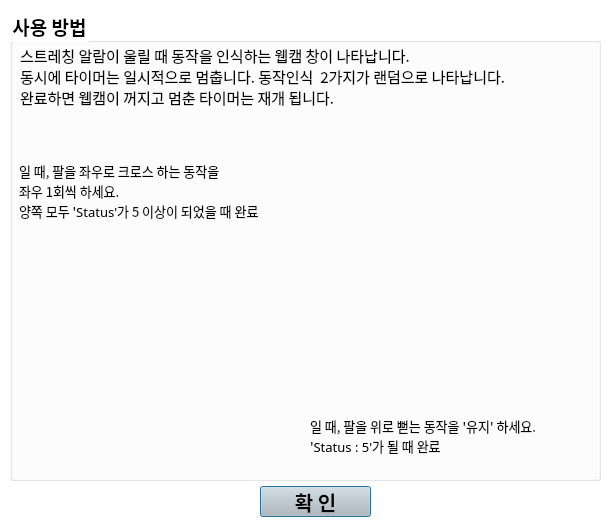
<?xml version="1.0" encoding="UTF-8"?>
<ui version="4.0">
 <class>Dialog</class>
 <widget class="QDialog" name="Dialog">
  <property name="geometry">
   <rect>
    <x>0</x>
    <y>0</y>
    <width>613</width>
    <height>526</height>
   </rect>
  </property>
  <property name="windowTitle">
   <string>스트레칭알람이-사용방법</string>
  </property>
  <property name="styleSheet">
   <string notr="true">background-color: rgb(255, 255, 255);</string>
  </property>
  <widget class="QPushButton" name="btn_ok">
   <property name="geometry">
    <rect>
     <x>260</x>
     <y>486</y>
     <width>111</width>
     <height>31</height>
    </rect>
   </property>
   <property name="font">
    <font>
     <family>한국기계연구원_Light</family>
     <pointsize>15</pointsize>
     <weight>75</weight>
     <bold>true</bold>
    </font>
   </property>
   <property name="cursor">
    <cursorShape>PointingHandCursor</cursorShape>
   </property>
   <property name="styleSheet">
    <string notr="true">background-color: rgb(191, 191, 191);</string>
   </property>
   <property name="text">
    <string>확 인</string>
   </property>
  </widget>
  <widget class="QGroupBox" name="groupBox">
   <property name="geometry">
    <rect>
     <x>10</x>
     <y>10</y>
     <width>591</width>
     <height>471</height>
    </rect>
   </property>
   <property name="font">
    <font>
     <family>한국기계연구원_Light</family>
     <pointsize>14</pointsize>
     <weight>75</weight>
     <bold>true</bold>
    </font>
   </property>
   <property name="styleSheet">
    <string notr="true">background-color: rgb(255, 255, 255, 0);</string>
   </property>
   <property name="title">
    <string>사용 방법</string>
   </property>
   <widget class="QLabel" name="label_5">
    <property name="geometry">
     <rect>
      <x>10</x>
      <y>31</y>
      <width>571</width>
      <height>71</height>
     </rect>
    </property>
    <property name="font">
     <font>
      <family>한컴 말랑말랑 Regular</family>
      <pointsize>11</pointsize>
      <weight>50</weight>
      <bold>false</bold>
     </font>
    </property>
    <property name="styleSheet">
     <string notr="true"/>
    </property>
    <property name="text">
     <string>스트레칭 알람이 울릴 때 동작을 인식하는 웹캠 창이 나타납니다. 
동시에 타이머는 일시적으로 멈춥니다. 동작인식  2가지가 랜덤으로 나타납니다.
완료하면 웹캠이 꺼지고 멈춘 타이머는 재개 됩니다.</string>
    </property>
   </widget>
   <widget class="QLabel" name="label_2">
    <property name="geometry">
     <rect>
      <x>300</x>
      <y>120</y>
      <width>261</width>
      <height>251</height>
     </rect>
    </property>
    <property name="text">
     <string/>
    </property>
    <property name="pixmap">
     <pixmap>armsup.png</pixmap>
    </property>
    <property name="scaledContents">
     <bool>true</bool>
    </property>
   </widget>
   <widget class="QLabel" name="label_3">
    <property name="geometry">
     <rect>
      <x>50</x>
      <y>217</y>
      <width>241</width>
      <height>251</height>
     </rect>
    </property>
    <property name="text">
     <string/>
    </property>
    <property name="pixmap">
     <pixmap>stretching2.png</pixmap>
    </property>
    <property name="scaledContents">
     <bool>true</bool>
    </property>
   </widget>
   <widget class="QLabel" name="label_7">
    <property name="geometry">
     <rect>
      <x>300</x>
      <y>400</y>
      <width>281</width>
      <height>51</height>
     </rect>
    </property>
    <property name="font">
     <font>
      <family>한컴 말랑말랑 Regular</family>
      <pointsize>10</pointsize>
      <weight>50</weight>
      <bold>false</bold>
     </font>
    </property>
    <property name="styleSheet">
     <string notr="true">background-color: rgb(255, 255, 255, 0);</string>
    </property>
    <property name="text">
     <string>일 때, 팔을 위로 뻗는 동작을 '유지' 하세요.
'Status : 5'가 될 때 완료</string>
    </property>
   </widget>
   <widget class="QLabel" name="label_8">
    <property name="geometry">
     <rect>
      <x>300</x>
      <y>370</y>
      <width>261</width>
      <height>31</height>
     </rect>
    </property>
    <property name="text">
     <string/>
    </property>
    <property name="pixmap">
     <pixmap>제목 없음.png</pixmap>
    </property>
    <property name="scaledContents">
     <bool>true</bool>
    </property>
   </widget>
   <widget class="QLabel" name="label_9">
    <property name="geometry">
     <rect>
      <x>9</x>
      <y>150</y>
      <width>251</width>
      <height>41</height>
     </rect>
    </property>
    <property name="font">
     <font>
      <family>한컴 말랑말랑 Regular</family>
      <pointsize>10</pointsize>
      <weight>50</weight>
      <bold>false</bold>
     </font>
    </property>
    <property name="styleSheet">
     <string notr="true">background-color: rgb(255, 255, 255, 0);</string>
    </property>
    <property name="text">
     <string>일 때, 팔을 좌우로 크로스 하는 동작을
좌우 1회씩 하세요.</string>
    </property>
   </widget>
   <widget class="QLabel" name="label_10">
    <property name="geometry">
     <rect>
      <x>9</x>
      <y>116</y>
      <width>301</width>
      <height>31</height>
     </rect>
    </property>
    <property name="text">
     <string/>
    </property>
    <property name="pixmap">
     <pixmap>제목 없음1.png</pixmap>
    </property>
    <property name="scaledContents">
     <bool>true</bool>
    </property>
   </widget>
   <widget class="QLabel" name="label_13">
    <property name="geometry">
     <rect>
      <x>9</x>
      <y>180</y>
      <width>301</width>
      <height>41</height>
     </rect>
    </property>
    <property name="font">
     <font>
      <family>한컴 말랑말랑 Regular</family>
      <pointsize>10</pointsize>
      <weight>50</weight>
      <bold>false</bold>
     </font>
    </property>
    <property name="styleSheet">
     <string notr="true">background-color: rgb(255, 255, 255, 0);</string>
    </property>
    <property name="text">
     <string>양쪽 모두 'Status'가 5 이상이 되었을 때 완료</string>
    </property>
   </widget>
  </widget>
 </widget>
 <resources/>
 <connections/>
</ui>
